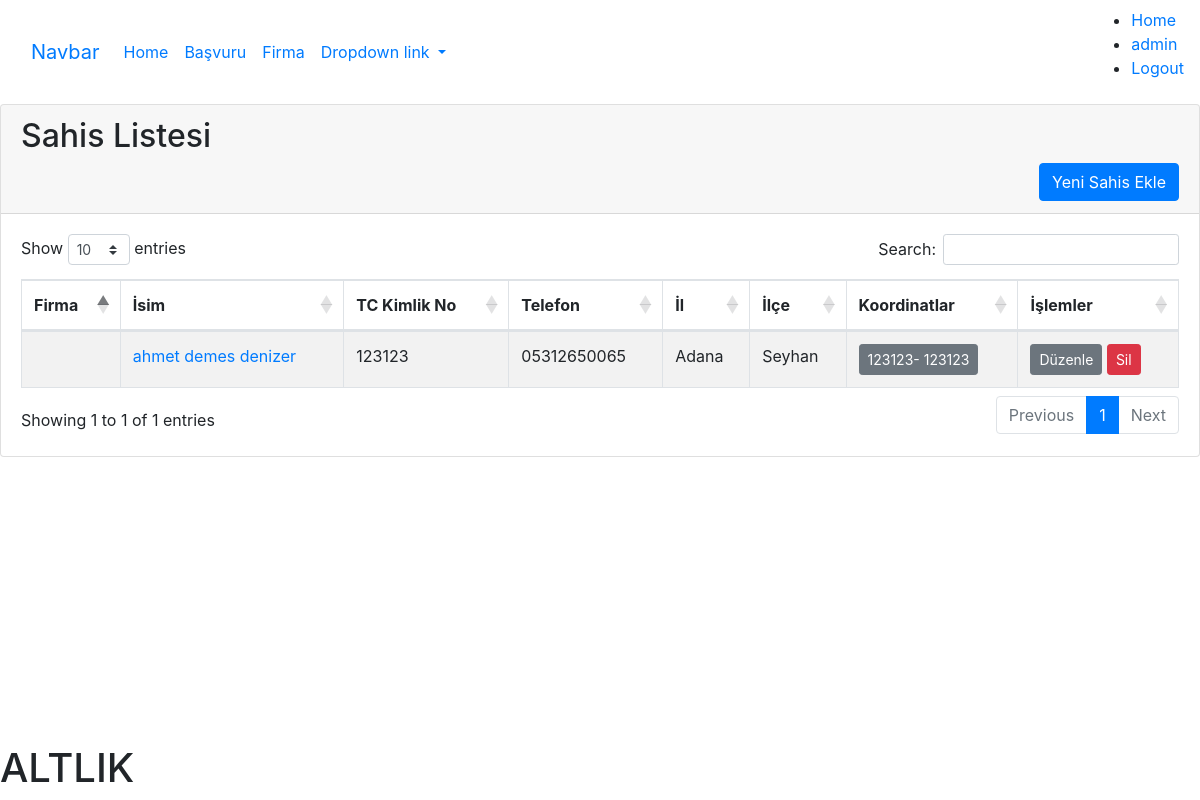
Page /sahis/ (signed in) on the committed database.
### users/models.py (models this page shows)
class CustomUser(AbstractUser):
    objects = CustomUserManager()
    is_premium = models.BooleanField(default=False)

### sahis/models.py (models this page shows, shortened)
class Sahis(models.Model):
    tc_kimlik_no = models.CharField(max_length=11, unique=True)
    adres = models.CharField(max_length=255)
    isim = models.CharField(max_length=100)
    telefon = models.CharField(max_length=15)
    il = models.CharField(max_length=50)
    ilce = models.CharField(max_length=50)
    koy = models.CharField(max_length=50)
    ada = models.CharField(max_length=50)
    parsel = models.CharField(max_length=50)
    koordinat1 = models.CharField(max_length=50)
    koordinat2 = models.CharField(max_length=50)
    firma=models.ForeignKey(Firma, null=True,blank=True,on_delete=models.SET_NULL)
    user = models.ForeignKey(CustomUser, on_delete=models.CASCADE,null=True,blank=True,)

### sahis/views.py (the view)
# urls.py: path('', sahis_list, name='sahis_list'),
@login_required
def sahis_list(request):
    sahislar = Sahis.objects.all()
    map_url = reverse('location_list')
    print("maps : ")
    print(map_url)
    return render(request, 'sahis/sahis_list.html', {'sahislar': sahislar,'map_url':map_url})

### wells_map/templates/sahis/sahis_list.html (shortened to what this page needs)
{% extends "base.html" %}
{% block body %}
<div class="card">
    <div class="card-header">
        <h2>Sahis Listesi</h2>
        <a href="{% url 'sahis_create' %}" class="btn btn-primary float-right">Yeni Sahis Ekle</a>
    </div>
    <div class="card-body">
        <table id="sahisTable" class="table table-striped table-bordered">
            <thead>
                <tr>
                    <th>Firma</th>
                    <th>İsim</th>
                    <th>TC Kimlik No</th>
                    <th>Telefon</th>
                    <th>İl</th>
                    <th>İlçe</th>
                    <th>Koordinatlar</th>
                    <th>İşlemler</th>
                </tr>
            </thead>
            <tbody>
                {% for sahis in sahislar %}
                <tr>
                    <td><a href=" {% if sahis.firma.id %}   {% url 'firma_sahis_list' sahis.firma.pk %} {% endif %} ">{{ sahis.firma.isim }}</a></td>
                    <td><a href="{% url 'sahis_detail' sahis.pk %}">{{ sahis.isim }}</a></td>
                    <td>{{ sahis.tc_kimlik_no }}</td>
                    <td>{{ sahis.telefon }}</td>
                    <td>{{ sahis.il }}</td>
                    <td>{{ sahis.ilce }}</td>
                    <td><a href="{{  map_url  }}" class="btn btn-secondary btn-sm">
                            {{ sahis.koordinat1 }}- {{sahis.koordinat2}}</a></td>
                    <td>
                        <a href="{% url 'sahis_update' sahis.pk %}" class="btn btn-secondary btn-sm">Düzenle</a>
                        <a href="{% url 'sahis_delete' sahis.pk %}" class="btn btn-danger btn-sm">Sil</a>
                    </td>
                </tr>
                {% endfor %}
            </tbody>
        </table>
    </div>
</div>
{% endblock %}

### wells_map/templates/navbar/header.html (shortened to what this page needs)
<nav class="navbar navbar-expand-lg bg-body-tertiary navbar-nav-scroll" style="--bs-scroll-height: 150px;">
  <div class="container-fluid">
    <a class="navbar-brand" href="#">Navbar</a>
    <div class="collapse navbar-collapse" id="navbarNavDropdown">
      <ul class="navbar-nav >
        <li class=" nav-item">
        <a class="nav-link active" aria-current="page" href="#">Home</a>
        <li class="nav-item">
          <a class="nav-link" href="/sahis">Başvuru</a>
        </li>
        <li class="nav-item">
          <a class="nav-link" href="/firma">Firma</a>
        </li>
        <li class="nav-item dropdown">
          <a class="nav-link dropdown-toggle" href="#" role="button" data-bs-toggle="dropdown" aria-expanded="false">
            Dropdown link
          </a>
        </li>
      </ul>
    </div>
  </div>
  <ul>
    <li><a href="{% url '/georaster' %}">Home</a></li>
    {% if user.is_authenticated %}
        <li><a href="{% url 'profile' %}">{{ user.username }}</a></li>
        <li><a href="{% url 'logout' %}">Logout</a></li>
    {% else %}
        <li><a href="{% url 'login' %}">Login</a></li>
        <li><a href="{% url 'register' %}">Register</a></li>
    {% endif %}
</ul>
</nav>

### rows in the picture
CustomUser: username "admin"
Sahis: isim "ahmet demes denizer", tc_kimlik_no "123123", telefon "05312650065", il "Adana", ilce "Seyhan", koordinat1 "123123", koordinat2 "123123"
